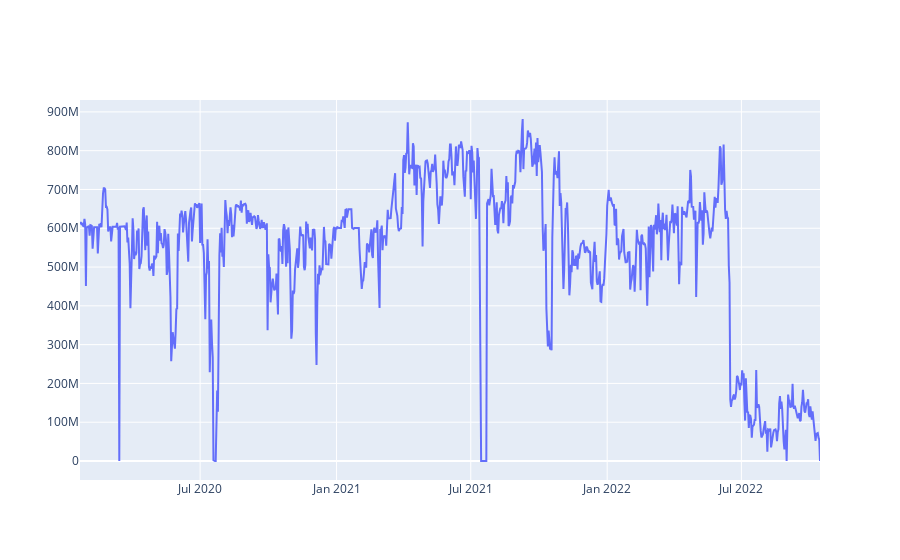

The notebook cell saved with this chart:
### Code cell
plotly_plot_values(flow_in_physical_flow, 'scatter')

### Figure 1 — Plotly figure (JSON) as saved in the notebook; plotly's stock layout.template omitted (floating-point values rounded to 4 significant figures; data arrays with more than 128 entries replaced by an {"elided": "..."} marker saying what was removed)
{"data": [{"type": "scatter", "x": {"elided": "999 str values"}, "xaxis": "x", "y": {"elided": "999 int values"}, "yaxis": "y"}], "layout": {"xaxis": {"anchor": "y", "domain": [0, 1]}, "yaxis": {"anchor": "x", "domain": [0, 1]}}}
